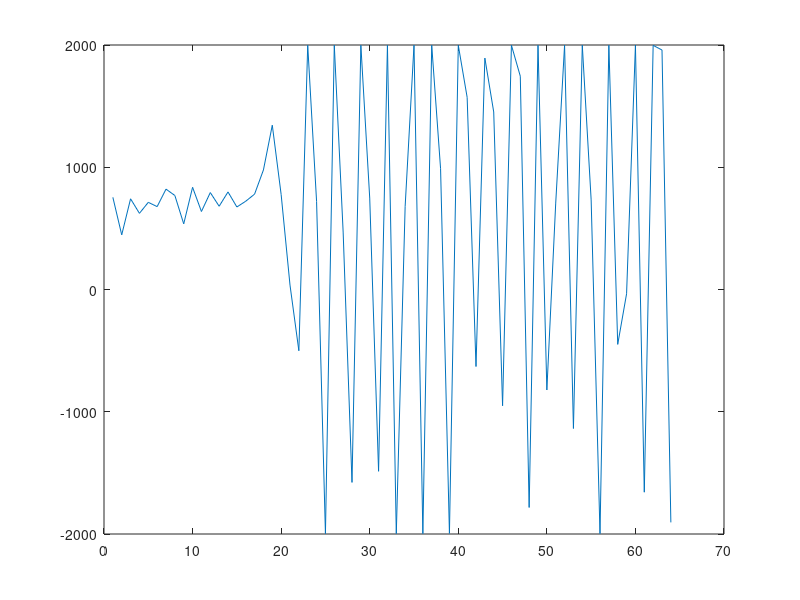
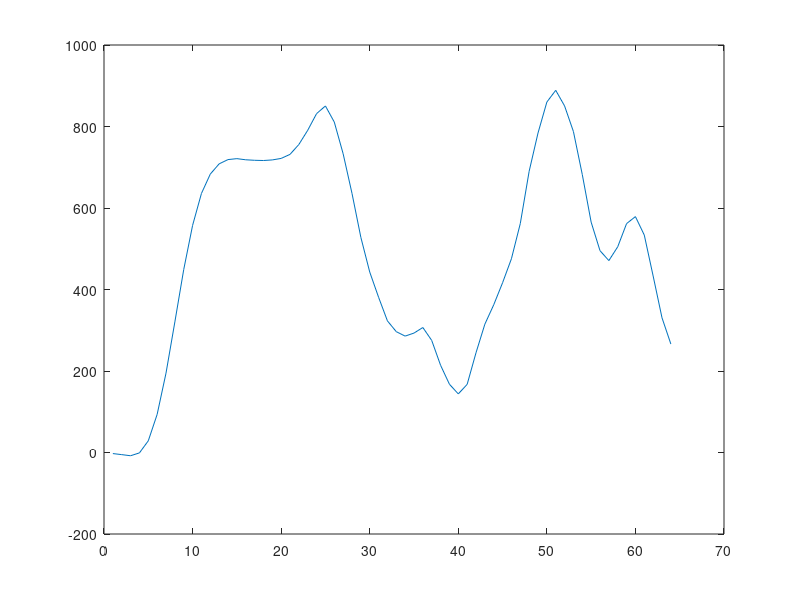

These charts were generated, in order, by the following MATLAB code:
in=[
754.000000, 447.000000, 742.000000, 623.000000, 713.000000, 678.000000, 821.000000, 769.000000, 537.000000, 836.000000, 638.000000, 793.000000, 681.000000, 798.000000, 675.000000, 722.000000, 780.000000, 978.000000, 1344.000000, 777.000000, 36.000000, -501.000000, 1998.000000, 721.000000, -1997.000000, 1998.000000, 470.000000, -1578.000000, 1998.000000, 748.000000, -1487.000000, 1998.000000, -1997.000000, 680.000000, 1998.000000, -1997.000000, 1998.000000, 988.000000, -1995.000000, 1998.000000, 1572.000000, -630.000000, 1893.000000, 1452.000000, -951.000000, 1998.000000, 1745.000000, -1783.000000, 1998.000000, -822.000000, 707.000000, 1998.000000, -1137.000000, 1998.000000, 733.000000, -1997.000000, 1998.000000, -449.000000, -35.000000, 1998.000000, -1658.000000, 1997.000000, 1959.000000, -1905.000000,

]
out=[
-2.617342, -5.209468, -7.945381, -0.956159, 28.681646, 93.489525, 194.716843, 320.432343, 448.855377, 557.182251, 635.636292, 683.194763, 708.340637, 718.811096, 721.131714, 718.336304, 717.091064, 716.534668, 717.980530, 721.686768, 731.578308, 755.846252, 790.710693, 831.574707, 850.416748, 810.872742, 733.058716, 635.809692, 527.910828, 442.942169, 381.005157, 322.996643, 296.509125, 285.627167, 293.101807, 306.720276, 275.003601, 214.090637, 167.557175, 143.808594, 167.154190, 244.755219, 314.908691, 362.437286, 416.563232, 475.515656, 561.799011, 690.117798, 783.977966, 859.990662, 888.809937, 850.522827, 787.533813, 682.063782, 565.287903, 495.284027, 470.930084, 504.811493, 561.695374, 578.877258, 533.539368, 433.068268, 330.546265, 266.217621,

]

figure;
plot(in);
figure;
plot(out);